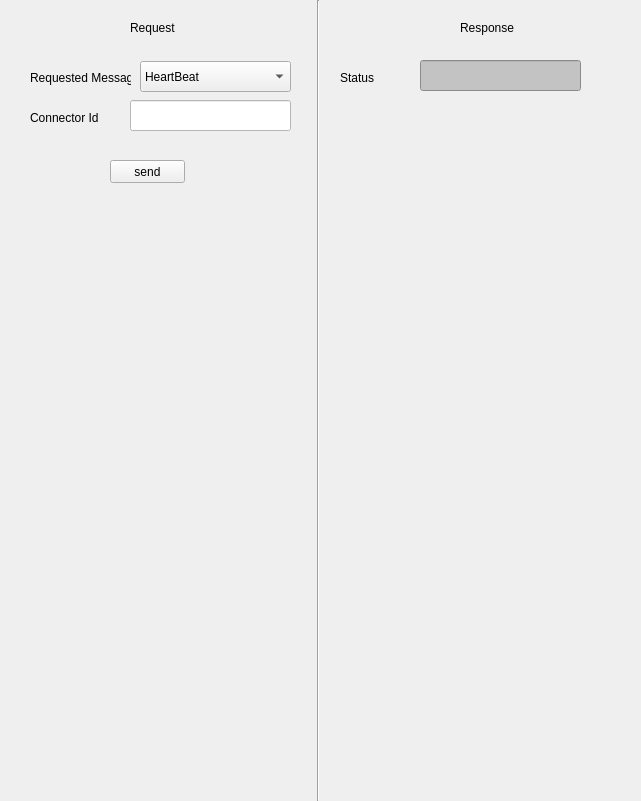
     <widget class="QWidget" name="widget_Trigger_Message" native="true">
      <property name="geometry">
       <rect>
        <x>0</x>
        <y>120</y>
        <width>641</width>
        <height>801</height>
       </rect>
      </property>
      <property name="font">
       <font>
        <strikeout>false</strikeout>
       </font>
      </property>
      <property name="focusPolicy">
       <enum>Qt::NoFocus</enum>
      </property>
      <property name="autoFillBackground">
       <bool>true</bool>
      </property>
      <widget class="QLabel" name="label_71">
       <property name="geometry">
        <rect>
         <x>460</x>
         <y>20</y>
         <width>61</width>
         <height>16</height>
        </rect>
       </property>
       <property name="text">
        <string>Response</string>
       </property>
      </widget>
      <widget class="Line" name="line_28">
       <property name="geometry">
        <rect>
         <x>310</x>
         <y>0</y>
         <width>16</width>
         <height>801</height>
        </rect>
       </property>
       <property name="orientation">
        <enum>Qt::Vertical</enum>
       </property>
      </widget>
      <widget class="QLabel" name="label_72">
       <property name="geometry">
        <rect>
         <x>130</x>
         <y>20</y>
         <width>61</width>
         <height>16</height>
        </rect>
       </property>
       <property name="text">
        <string>Request</string>
       </property>
      </widget>
      <widget class="QLabel" name="label_RequestedMessage_TriggerMessage_Request">
       <property name="geometry">
        <rect>
         <x>30</x>
         <y>70</y>
         <width>101</width>
         <height>16</height>
        </rect>
       </property>
       <property name="text">
        <string>Requested Message</string>
       </property>
      </widget>
      <widget class="QLabel" name="label_Status_TriggerMessage_Response">
       <property name="geometry">
        <rect>
         <x>340</x>
         <y>70</y>
         <width>81</width>
         <height>16</height>
        </rect>
       </property>
       <property name="text">
        <string>Status</string>
       </property>
      </widget>
      <widget class="QLabel" name="label_ConnectorId_TriggerMessage_Request">
       <property name="geometry">
        <rect>
         <x>30</x>
         <y>110</y>
         <width>81</width>
         <height>16</height>
        </rect>
       </property>
       <property name="text">
        <string>Connector Id</string>
       </property>
      </widget>
      <widget class="QLineEdit" name="lineEdit_ConnectorId_TriggerMessage_Request">
       <property name="geometry">
        <rect>
         <x>130</x>
         <y>100</y>
         <width>161</width>
         <height>31</height>
        </rect>
       </property>
       <property name="autoFillBackground">
        <bool>false</bool>
       </property>
       <property name="styleSheet">
        <string notr="true">background:rgb(255,255,255)</string>
       </property>
       <property name="text">
        <string/>
       </property>
       <property name="readOnly">
        <bool>false</bool>
       </property>
      </widget>
      <widget class="QLineEdit" name="lineEdit_Status_TriggerMessage_Response">
       <property name="geometry">
        <rect>
         <x>420</x>
         <y>60</y>
         <width>161</width>
         <height>31</height>
        </rect>
       </property>
       <property name="autoFillBackground">
        <bool>false</bool>
       </property>
       <property name="styleSheet">
        <string notr="true">background:rgb(195, 195, 195)</string>
       </property>
       <property name="text">
        <string/>
       </property>
       <property name="readOnly">
        <bool>true</bool>
       </property>
      </widget>
      <widget class="QComboBox" name="comboBox_RequestedMessage_TriggerMessage_Request">
       <property name="geometry">
        <rect>
         <x>140</x>
         <y>61</y>
         <width>151</width>
         <height>31</height>
        </rect>
       </property>
       <item>
        <property name="text">
         <string>HeartBeat</string>
        </property>
       </item>
       <item>
        <property name="text">
         <string>BootNotification</string>
        </property>
       </item>
       <item>
        <property name="text">
         <string>DiagnosticsStatusNotification</string>
        </property>
       </item>
       <item>
        <property name="text">
         <string>FirmwareStatusNotification</string>
        </property>
       </item>
       <item>
        <property name="text">
         <string>MeterValues</string>
        </property>
       </item>
       <item>
        <property name="text">
         <string>StatusNotification</string>
        </property>
       </item>
      </widget>
      <widget class="QPushButton" name="pushButton_Send_triggermesage">
       <property name="geometry">
        <rect>
         <x>110</x>
         <y>160</y>
         <width>75</width>
         <height>23</height>
        </rect>
       </property>
       <property name="text">
        <string>send</string>
       </property>
      </widget>
     </widget>
